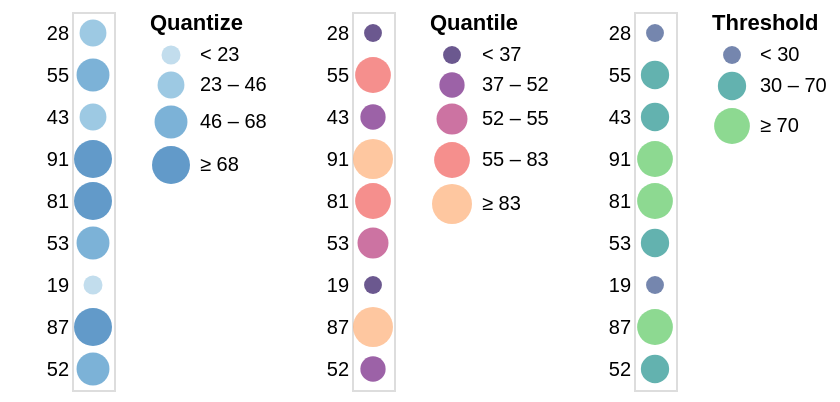

Express this chart as Vega-Lite.
### Vega specification from a JSON file in a GitHub repository (floating-point values rounded to 4 significant figures)
{"$schema": "https://vega.github.io/schema/vega/v4.json", "description": "A simple bar chart with embedded data.", "autosize": "pad", "padding": 5, "data": [{"name": "source_0", "values": [{"a": "A", "b": 28}, {"a": "B", "b": 55}, {"a": "C", "b": 43}, {"a": "D", "b": 91}, {"a": "E", "b": 81}, {"a": "F", "b": 53}, {"a": "G", "b": 19}, {"a": "H", "b": 87}, {"a": "I", "b": 52}]}, {"name": "data_1", "source": "source_0", "transform": [{"type": "formula", "expr": "toNumber(datum[\"b\"])", "as": "b"}]}, {"name": "data_2", "source": "source_0", "transform": [{"type": "formula", "expr": "toNumber(datum[\"b\"])", "as": "b"}]}, {"name": "data_3", "source": "source_0", "transform": [{"type": "formula", "expr": "toNumber(datum[\"b\"])", "as": "b"}]}], "signals": [{"name": "concat_0_width", "value": 21}, {"name": "concat_0_y_step", "value": 21}, {"name": "concat_0_height", "update": "bandspace(domain('concat_0_y').length, 1, 0.5) * concat_0_y_step"}, {"name": "concat_1_width", "value": 21}, {"name": "concat_1_y_step", "value": 21}, {"name": "concat_1_height", "update": "bandspace(domain('concat_1_y').length, 1, 0.5) * concat_1_y_step"}, {"name": "concat_2_width", "value": 21}, {"name": "concat_2_y_step", "value": 21}, {"name": "concat_2_height", "update": "bandspace(domain('concat_2_y').length, 1, 0.5) * concat_2_y_step"}], "layout": {"padding": {"row": 10, "column": 10}, "bounds": "full", "align": "each"}, "marks": [{"type": "group", "name": "concat_0_group", "style": "cell", "encode": {"update": {"width": {"signal": "concat_0_width"}, "height": {"signal": "concat_0_height"}}}, "marks": [{"name": "concat_0_marks", "type": "symbol", "style": ["circle"], "from": {"data": "data_1"}, "encode": {"update": {"opacity": {"value": 0.7}, "fill": [{"test": "datum[\"b\"] === null || isNaN(datum[\"b\"])", "value": null}, {"scale": "concat_0_color", "field": "b"}], "tooltip": {"signal": "{\"b\": ''+datum[\"b\"]}"}, "x": {"signal": "concat_0_width", "mult": 0.5}, "y": {"scale": "concat_0_y", "field": "b"}, "size": {"scale": "concat_0_size", "field": "b"}, "shape": {"value": "circle"}}}}], "axes": [{"scale": "concat_0_y", "orient": "left", "grid": false, "domain": false, "ticks": false, "zindex": 1}], "legends": [{"title": "Quantize", "fill": "concat_0_color", "encode": {"symbols": {"update": {"shape": {"value": "circle"}, "opacity": {"value": 0.7}}}}, "size": "concat_0_size"}]}, {"type": "group", "name": "concat_1_group", "style": "cell", "encode": {"update": {"width": {"signal": "concat_1_width"}, "height": {"signal": "concat_1_height"}}}, "marks": [{"name": "concat_1_marks", "type": "symbol", "style": ["circle"], "from": {"data": "data_2"}, "encode": {"update": {"opacity": {"value": 0.7}, "fill": [{"test": "datum[\"b\"] === null || isNaN(datum[\"b\"])", "value": null}, {"scale": "concat_1_color", "field": "b"}], "tooltip": {"signal": "{\"b\": ''+datum[\"b\"]}"}, "x": {"signal": "concat_1_width", "mult": 0.5}, "y": {"scale": "concat_1_y", "field": "b"}, "size": {"scale": "concat_1_size", "field": "b"}, "shape": {"value": "circle"}}}}], "axes": [{"scale": "concat_1_y", "orient": "left", "grid": false, "domain": false, "ticks": false, "zindex": 1}], "legends": [{"format": "d", "title": "Quantile", "fill": "concat_1_color", "encode": {"symbols": {"update": {"shape": {"value": "circle"}, "opacity": {"value": 0.7}}}}, "size": "concat_1_size"}]}, {"type": "group", "name": "concat_2_group", "style": "cell", "encode": {"update": {"width": {"signal": "concat_2_width"}, "height": {"signal": "concat_2_height"}}}, "marks": [{"name": "concat_2_marks", "type": "symbol", "style": ["circle"], "from": {"data": "data_3"}, "encode": {"update": {"opacity": {"value": 0.7}, "fill": [{"test": "datum[\"b\"] === null || isNaN(datum[\"b\"])", "value": null}, {"scale": "concat_2_color", "field": "b"}], "tooltip": {"signal": "{\"b\": ''+datum[\"b\"]}"}, "x": {"signal": "concat_2_width", "mult": 0.5}, "y": {"scale": "concat_2_y", "field": "b"}, "size": {"scale": "concat_2_size", "field": "b"}, "shape": {"value": "circle"}}}}], "axes": [{"scale": "concat_2_y", "orient": "left", "grid": false, "domain": false, "ticks": false, "zindex": 1}], "legends": [{"title": "Threshold", "fill": "concat_2_color", "encode": {"symbols": {"update": {"shape": {"value": "circle"}, "opacity": {"value": 0.7}}}}, "size": "concat_2_size"}]}], "scales": [{"name": "concat_0_y", "type": "point", "domain": {"data": "data_1", "field": "b"}, "range": {"step": {"signal": "concat_0_y_step"}}, "padding": 0.5}, {"name": "concat_0_color", "type": "quantize", "domain": {"data": "data_1", "field": "b"}, "range": {"scheme": "blues", "count": 4}, "zero": true}, {"name": "concat_0_size", "type": "quantize", "domain": {"data": "data_1", "field": "b"}, "range": [90.25, 180.5, 270.8, 361], "zero": true}, {"name": "concat_1_y", "type": "point", "domain": {"data": "data_2", "field": "b"}, "range": {"step": {"signal": "concat_1_y_step"}}, "padding": 0.5}, {"name": "concat_1_color", "type": "quantile", "domain": {"data": "data_2", "field": "b"}, "range": {"scheme": "magma"}}, {"name": "concat_1_size", "type": "quantile", "domain": {"data": "data_2", "field": "b"}, "range": [80, 160, 240, 320, 400]}, {"name": "concat_2_y", "type": "point", "domain": {"data": "data_3", "field": "b"}, "range": {"step": {"signal": "concat_2_y_step"}}, "padding": 0.5}, {"name": "concat_2_color", "type": "threshold", "domain": [30, 70], "range": {"scheme": "viridis"}}, {"name": "concat_2_size", "type": "threshold", "domain": [30, 70], "range": [80, 200, 320]}], "config": {"axisY": {"minExtent": 30}}}
